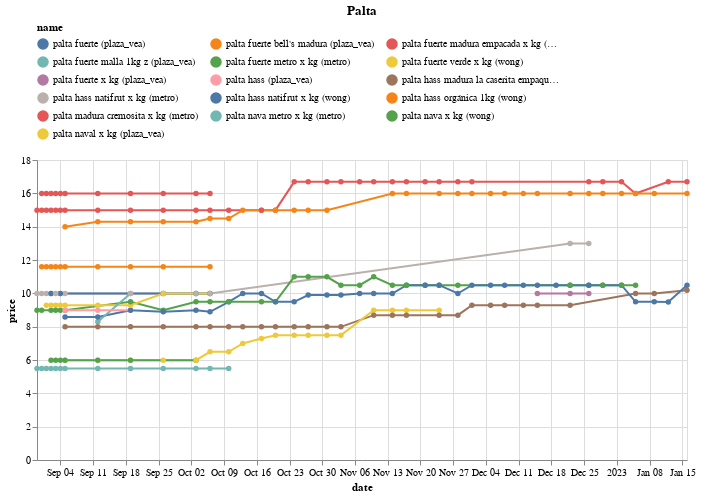

Here is the notebook cell this chart was saved with:
### Code cell
(df
 .loc[df.name.isin(names)]
 .pipe(alt.Chart)
 .mark_line(point=True)
 .encode(x='date', y='price', color='name', tooltip=['name','price'])
 .properties(width=650, title='Palta')
 .configure_legend(orient='top', columns=3)
)

### Figure 1 — Vega-Lite specification as saved in the notebook (floating-point values rounded to 4 significant figures; data arrays with more than 128 entries replaced by an {"elided": "..."} marker saying what was removed)
{"config": {"view": {"continuousWidth": 400, "continuousHeight": 300}, "legend": {"columns": 3, "orient": "top"}}, "data": {"name": "data-aa434b608e877c90239ceb00d4a3ef6d"}, "mark": {"type": "line", "point": true}, "encoding": {"color": {"field": "name", "type": "nominal"}, "tooltip": [{"field": "name", "type": "nominal"}, {"field": "price", "type": "quantitative"}], "x": {"field": "date", "type": "temporal"}, "y": {"field": "price", "type": "quantitative"}}, "title": "Palta", "width": 650, "$schema": "https://vega.github.io/schema/vega-lite/v4.17.0.json", "datasets": {"data-aa434b608e877c90239ceb00d4a3ef6d": {"elided": "249 records"}}}
